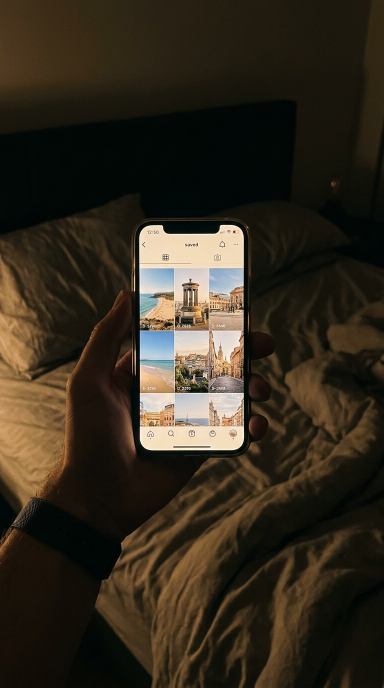
#> input picture marketing/assets/ugc1.jpg, 768 x 1376 px (shown at 1/2 size)
$ python composite.py ../assets/ugc1.jpg ../assets/ugc2.jpg ../assets/ugc2.jpg ../assets/ugc2.jpg
#> lines starting #> are read from the running program, lines starting #| are printed output that depends on the picture
#!/usr/bin/env python3
"""Composite crisp on-slide typography onto a cinematic photo.
Beacon brand typography (Plus Jakarta Sans, the app's actual font).
Placed in the TikTok text-safe zone (above bottom UI, left of right-side buttons).

Usage: composite.py <base.jpg> <out.jpg> <headline> [kicker]
"""

import sys
from PIL import Image, ImageDraw, ImageFont

BASE = "/home/myen/tour/mobile/node_modules/@expo-google-fonts/plus-jakarta-sans"
W, H = 1080, 1920

# Brand palette
INK = (18, 14, 11)  # deep warm ink
AMBER = (232, 168, 124)  # warm accent
CREAM = (250, 244, 234)  # off-white headline
SCRIM_INK = (12, 9, 7)


def font(weight, size):
    return ImageFont.truetype(f"{BASE}/{weight}/PlusJakartaSans_{weight}.ttf", size)


def text_size(draw, txt, fnt):
    bbox = draw.textbbox((0, 0), txt, font=fnt)
    return bbox[2] - bbox[0], bbox[3] - bbox[1]


def wrap(draw, txt, fnt, max_w):
    words = txt.split()
    lines, cur = [], ""
    for w in words:
        t = (cur + " " + w).strip()
        if text_size(draw, t, fnt)[0] <= max_w:
            cur = t
        else:
            if cur:
                lines.append(cur)
            cur = w
    if cur:
        lines.append(cur)
    return lines


def main():
    base_p, out_p, headline = sys.argv[1], sys.argv[2], sys.argv[3]
    kicker = sys.argv[4] if len(sys.argv) > 4 else None

    img = Image.open(base_p).convert("RGB").resize((W, H), Image.Resampling.LANCZOS)

    # 1. Bottom gradient scrim for legibility (covers ~lower 42%, stays above TikTok bottom UI)
    scrim = Image.new("RGBA", (W, H), (0, 0, 0, 0))
#> scrim: PIL image 1080x1920 RGBA; every value is 0
    sd = ImageDraw.Draw(scrim)
    scrim_start = int(H * 0.55)
    for y in range(scrim_start, H):
        t = (y - scrim_start) / (H - scrim_start)
        # ease-in for a natural falloff
        a = int(225 * (t**1.6))
        sd.rectangle([0, y, W, y + 1], fill=(*SCRIM_INK, a))
    img = Image.alpha_composite(img.convert("RGBA"), scrim)
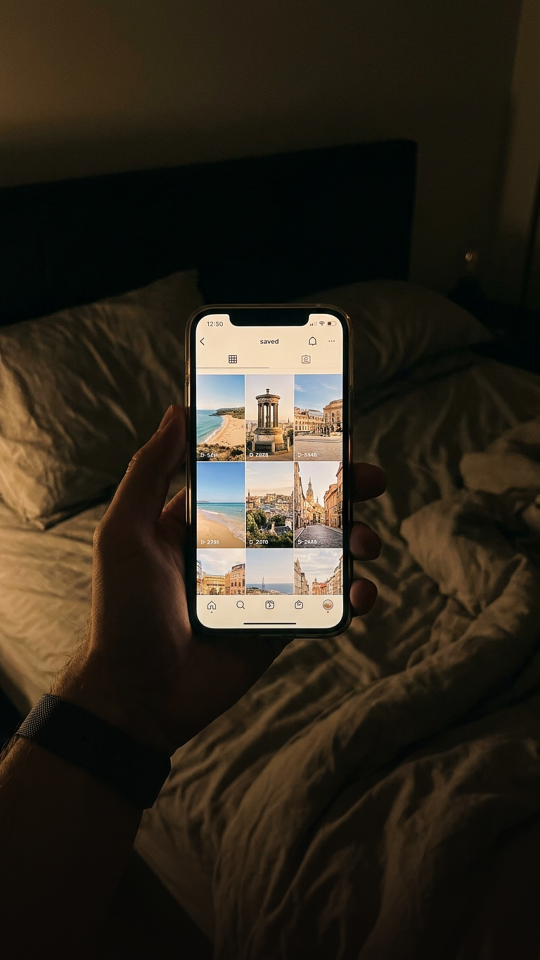
#> img: PIL image 1080x1920 RGBA (shown at 1/2 size); mean R, G, B, A 47.3, 40, 28.4, 255

    d = ImageDraw.Draw(img)

    # 2. Kicker (small amber label, letter-spaced, uppercase)
    max_w = W - 160  # 80px side padding
    y = int(H * 0.70)
    if kicker:
        kf = font("500Medium", 30)
        ktxt = kicker.upper()
        # letter-spacing
        spaced = "  ".join(list(ktxt))
        kw, kh = text_size(d, spaced, kf)
#> kw = 623; kh = 28
        d.text(((W - kw) / 2, y), spaced, font=kf, fill=AMBER)
        y += kh + 28
#> y = 1400

    # 3. Headline (Plus Jakarta 700, cream, wrapped, centered)
    hf = font("700Bold", 64)
    # auto-shrink if too long
    for sz in (64, 58, 52):
        hf = font("700Bold", sz)
        lines = wrap(d, headline, hf, max_w)
        if len(lines) <= 2:
            break
#> this loop made 1 pass
#> lines on pass 1: ['../assets/ugc2.jpg']
    line_h = text_size(d, "Ag", hf)[1] + 14
#> line_h = 74
    for line in lines:
        lw, lh = text_size(d, line, hf)
        d.text(((W - lw) / 2, y), line, font=hf, fill=CREAM)
        y += line_h
#> this loop made 1 pass
#> (line, bbox in text_size, lw, lh, y) on pass 1: ('../assets/ugc2.jpg', (0, 11, 564, 73), 564, 62, 1474)
#> after the loop, y = 1474

    img.convert("RGB").save(out_p, "JPEG", quality=92)
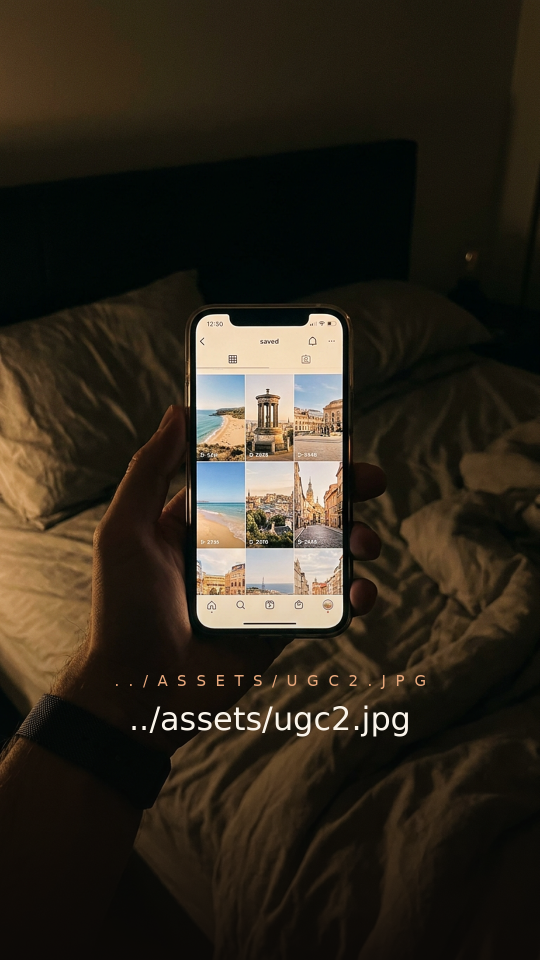
#> saved as ugc2.jpg: PIL image 1080x1920 RGB (shown at 1/2 size); mean R, G, B 48.2, 40.9, 29.3
    print(f"✓ composited {out_p}")


if __name__ == "__main__":
    main()

$ run again, on marketing/assets/ugc3.jpg
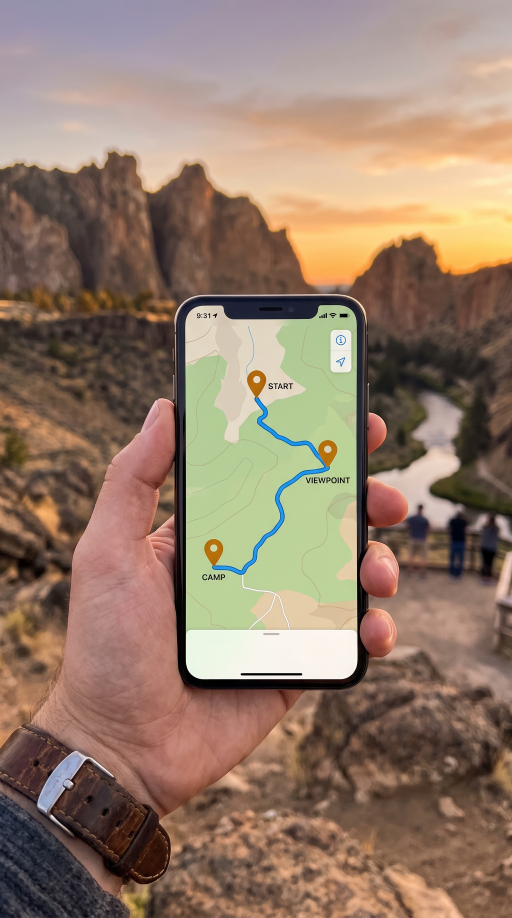
#> input picture marketing/assets/ugc3.jpg, 1536 x 2752 px (shown at 1/3 size)
#> scrim: PIL image 1080x1920 RGBA; every value is 0
#> in main, `img = Image.alpha_composite(img.convert("RGBA"), scrim)`:
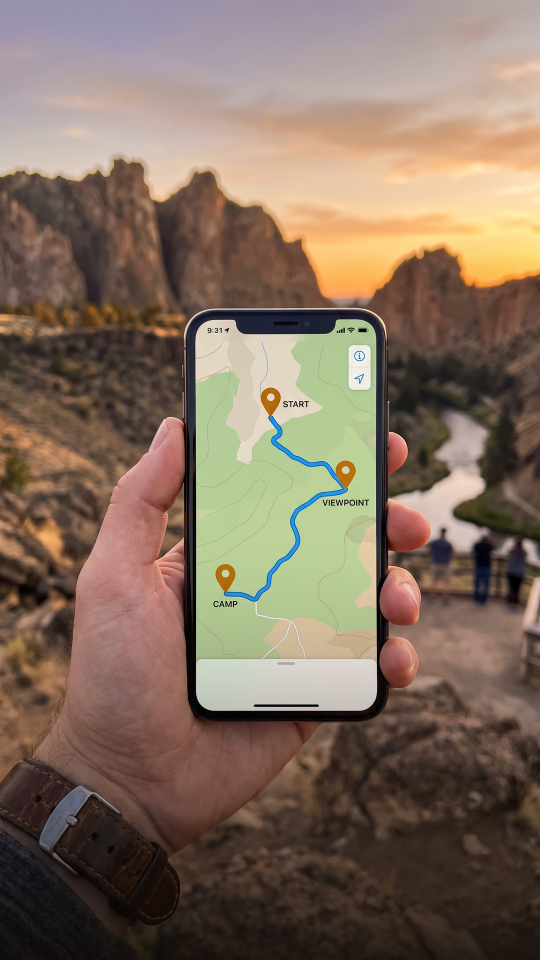
#> img: PIL image 1080x1920 RGBA (shown at 1/2 size); mean R, G, B, A 130.4, 111.1, 95.3, 255
#> kw = 623; kh = 28
#> in main, `y += kh + 28`: y = 1400
#> the loop in main, `for sz in (64, 58, 52):` made 1 pass
#> lines on pass 1: ['../assets/ugc3.jpg']
#> line_h = 74
#> the loop in main, `for line in lines:` made 1 pass
#> (line, bbox in text_size, lw, lh, y) on pass 1: ('../assets/ugc3.jpg', (0, 11, 564, 73), 564, 62, 1474)
#> after the loop in main, `for line in lines:`: y = 1474
#> in main, `img.convert("RGB").save(out_p, "JPEG", quality=92)`:
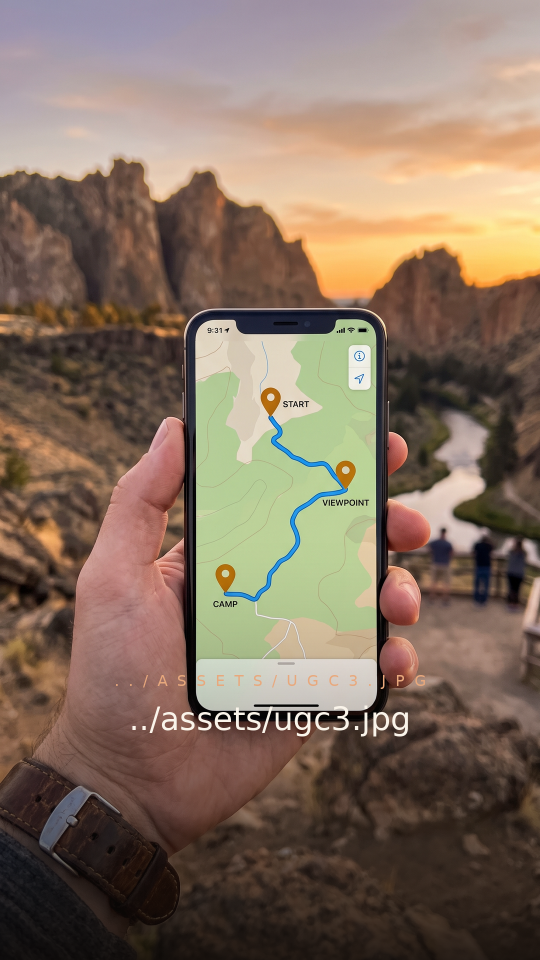
#> saved as ugc3.jpg: PIL image 1080x1920 RGB (shown at 1/2 size); mean R, G, B 131.1, 111.8, 95.9

$ run again, on marketing/assets/ugc5.jpg
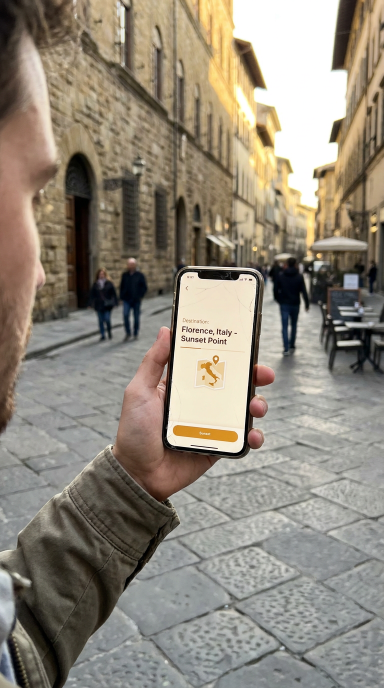
#> input picture marketing/assets/ugc5.jpg, 768 x 1376 px (shown at 1/2 size)
#> scrim: PIL image 1080x1920 RGBA; every value is 0
#> in main, `img = Image.alpha_composite(img.convert("RGBA"), scrim)`:
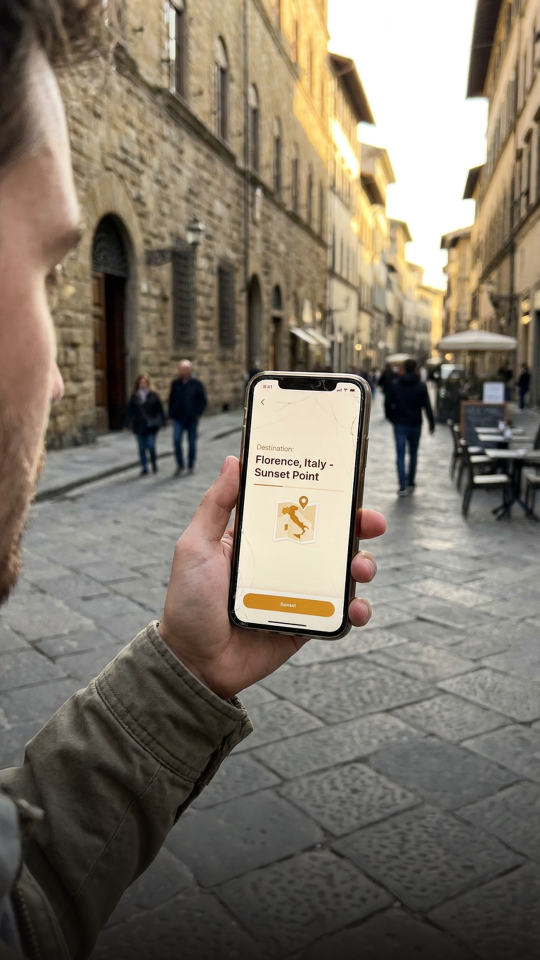
#> img: PIL image 1080x1920 RGBA (shown at 1/2 size); mean R, G, B, A 127.3, 118.4, 105.3, 255
#> kw = 623; kh = 28
#> in main, `y += kh + 28`: y = 1400
#> the loop in main, `for sz in (64, 58, 52):` made 1 pass
#> lines on pass 1: ['../assets/ugc5.jpg']
#> line_h = 74
#> the loop in main, `for line in lines:` made 1 pass
#> (line, bbox in text_size, lw, lh, y) on pass 1: ('../assets/ugc5.jpg', (0, 11, 564, 73), 564, 62, 1474)
#> after the loop in main, `for line in lines:`: y = 1474
#> in main, `img.convert("RGB").save(out_p, "JPEG", quality=92)`:
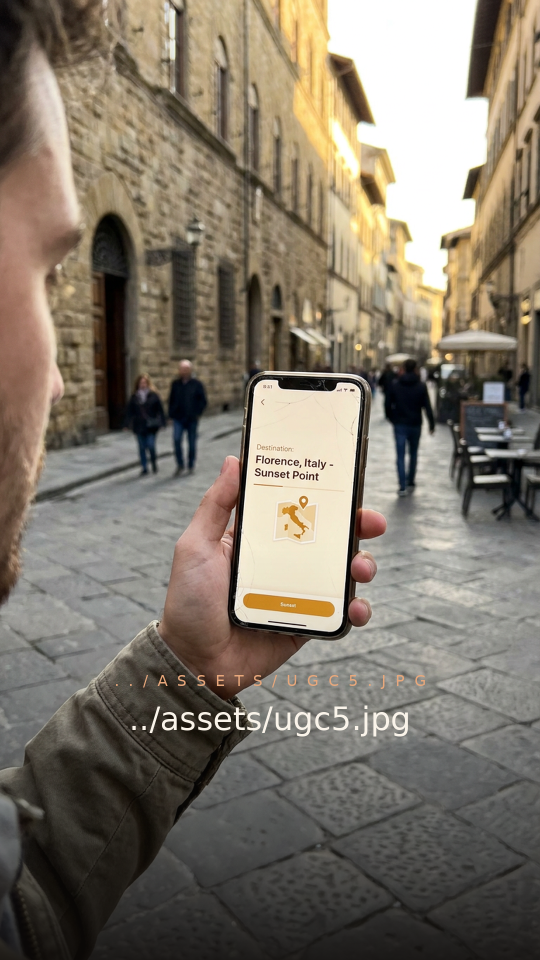
#> saved as ugc5.jpg: PIL image 1080x1920 RGB (shown at 1/2 size); mean R, G, B 128, 119, 105.9
